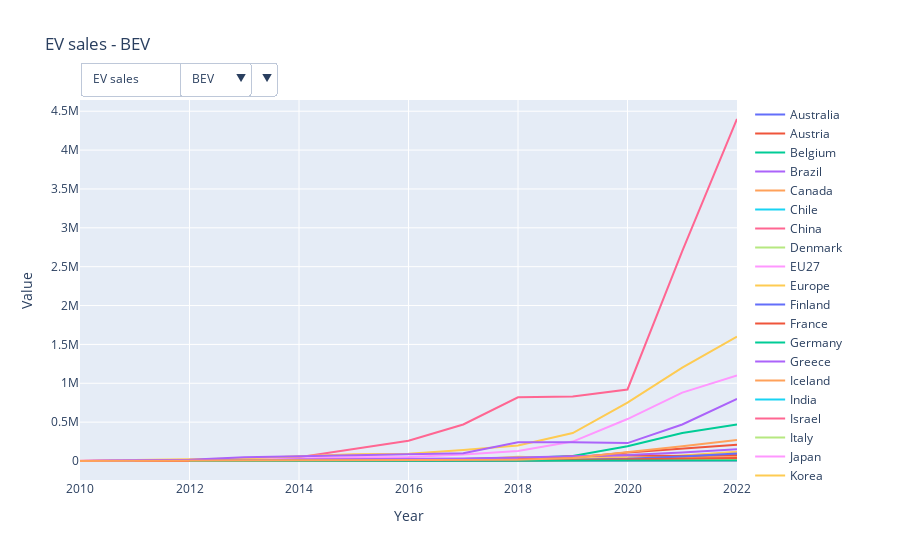

This figure's notebook cell:
### Code cell
import plotly.graph_objects as go
from plotly.subplots import make_subplots
import pandas as pd

# Load and prepare the data
# df = pd.read_csv("IEA-EV-dataEV stockHistoricalCars.csv")
df5 = pd.read_csv("filtered.csv")

# Filter for unique values for dropdowns
parameters = df5['parameter'].unique()
powertrains = df5['powertrain'].unique()

# Initial plot setup
initial_parameter = parameters[0]
initial_powertrain = powertrains[0]

# Filter data for initial plot
filtered_df = df5[(df5['parameter'] == initial_parameter) & (df5['powertrain'] == initial_powertrain)]

# Create the figure
fig = make_subplots()

for region in filtered_df['region'].unique():
    Entity_df = filtered_df[filtered_df['region'] == region]
    fig.add_trace(go.Scatter(x=Entity_df['year'], y=Entity_df['value'], mode='lines', name=region))

# Update layout for initial plot
fig.update_layout(title=f'{initial_parameter} - {initial_powertrain}', xaxis_title='Year', yaxis_title='Value')

# Create dropdowns for parameters and powertrains
param_dropdown = {
    'buttons': [
        {
            'label': param,
            'method': 'update',
            'args': [{'visible': [p == param for p in df5['parameter']]}]
        } for param in parameters
    ],
    'direction': 'down',
    'showactive': True,
}

powertrain_dropdown = {
    'buttons': [
        {
            'label': powertrain,
            'method': 'update',
            'args': [{'visible': [p == powertrain for p in df5['powertrain']]}]
        } for powertrain in powertrains
    ],
    'direction': 'down',
    'showactive': True,
}

# Add dropdowns to the figure
fig.update_layout(
    updatemenus=[
        {
            'buttons': param_dropdown['buttons'],
            'direction': param_dropdown['direction'],
            'showactive': param_dropdown['showactive'],
            'x': 0.0,
            'xanchor': 'left',
            'y': 1.1,
            'yanchor': 'top'
        },
        {
            'buttons': powertrain_dropdown['buttons'],
            'direction': powertrain_dropdown['direction'],
            'showactive': powertrain_dropdown['showactive'],
            'x': 0.15,
            'xanchor': 'left',
            'y': 1.1,
            'yanchor': 'top'
        }
    ]
)

# Show the figure
fig.show()

### Figure 1 — Plotly figure (JSON) as saved in the notebook; plotly's stock layout.template omitted (floating-point values rounded to 4 significant figures; data arrays with more than 128 entries replaced by an {"elided": "..."} marker saying what was removed)
{"data": [{"mode": "lines", "name": "Australia", "type": "scatter", "x": [2011, 2012, 2013, 2014, 2015, 2016, 2017, 2018, 2019, 2020, 2021, 2022], "y": [49, 170, 190, 370, 760, 670, 1200, 1800, 6300, 5200, 17000, 33000]}, {"mode": "lines", "name": "Austria", "type": "scatter", "x": [2013, 2014, 2015, 2016, 2017, 2018, 2019, 2020, 2021, 2022], "y": [650, 1700, 1700, 3800, 5400, 6800, 9300, 16000, 33000, 34000]}, {"mode": "lines", "name": "Belgium", "type": "scatter", "x": [2010, 2011, 2012, 2013, 2014, 2015, 2016, 2017, 2018, 2019, 2020, 2021, 2022], "y": [48, 280, 570, 500, 1300, 1400, 2100, 2700, 3600, 8800, 15000, 23000, 38000]}, {"mode": "lines", "name": "Brazil", "type": "scatter", "x": [2012, 2013, 2014, 2015, 2016, 2017, 2018, 2019, 2020, 2021, 2022], "y": [74, 130, 61, 59, 130, 25, 66, 540, 680, 2900, 8500]}, {"mode": "lines", "name": "Canada", "type": "scatter", "x": [2011, 2012, 2013, 2014, 2015, 2016, 2017, 2018, 2019, 2020, 2021, 2022], "y": [220, 620, 1600, 2800, 4400, 5200, 8700, 23000, 32000, 37000, 59000, 85000]}, {"mode": "lines", "name": "Chile", "type": "scatter", "x": [2011, 2012, 2013, 2014, 2015, 2016, 2017, 2018, 2019, 2020, 2021, 2022], "y": [6, 5, 5, 3, 13, 22, 120, 110, 160, 110, 270, 880]}, {"mode": "lines", "name": "China", "type": "scatter", "x": [2010, 2011, 2012, 2013, 2014, 2015, 2016, 2017, 2018, 2019, 2020, 2021, 2022], "y": [1100, 4800, 9600, 15000, 49000, 150000, 260000, 470000, 820000, 830000, 920000, 2700000, 4400000]}, {"mode": "lines", "name": "Denmark", "type": "scatter", "x": [2011, 2012, 2013, 2014, 2015, 2016, 2017, 2018, 2019, 2020, 2021, 2022], "y": [420, 490, 500, 1600, 4300, 1300, 710, 1500, 5500, 14000, 25000, 31000]}, {"mode": "lines", "name": "EU27", "type": "scatter", "x": [2010, 2011, 2012, 2013, 2014, 2015, 2016, 2017, 2018, 2019, 2020, 2021, 2022], "y": [1400, 6700, 12000, 21000, 32000, 49000, 53000, 84000, 130000, 250000, 540000, 880000, 1100000]}, {"mode": "lines", "name": "Europe", "type": "scatter", "x": [2010, 2011, 2012, 2013, 2014, 2015, 2016, 2017, 2018, 2019, 2020, 2021, 2022], "y": [2000, 10000, 18000, 33000, 62000, 88000, 92000, 140000, 200000, 360000, 750000, 1200000, 1600000]}, {"mode": "lines", "name": "Finland", "type": "scatter", "x": [2011, 2012, 2013, 2014, 2015, 2016, 2017, 2018, 2019, 2020, 2021, 2022], "y": [30, 51, 50, 180, 240, 220, 500, 780, 1900, 4200, 10000, 15000]}, {"mode": "lines", "name": "France", "type": "scatter", "x": [2010, 2011, 2012, 2013, 2014, 2015, 2016, 2017, 2018, 2019, 2020, 2021, 2022], "y": [190, 2600, 5700, 8800, 11000, 17000, 22000, 25000, 31000, 43000, 110000, 160000, 210000]}, {"mode": "lines", "name": "Germany", "type": "scatter", "x": [2010, 2011, 2012, 2013, 2014, 2015, 2016, 2017, 2018, 2019, 2020, 2021, 2022], "y": [140, 1400, 2200, 5200, 9100, 12000, 11000, 25000, 36000, 63000, 190000, 360000, 470000]}, {"mode": "lines", "name": "Greece", "type": "scatter", "x": [2013, 2014, 2015, 2016, 2017, 2018, 2019, 2020, 2021, 2022], "y": [3, 39, 35, 41, 50, 88, 190, 680, 2200, 2800]}, {"mode": "lines", "name": "Iceland", "type": "scatter", "x": [2012, 2013, 2014, 2015, 2016, 2017, 2018, 2019, 2020, 2021, 2022], "y": [17, 80, 200, 390, 380, 850, 780, 910, 2600, 4300, 6900]}, {"mode": "lines", "name": "India", "type": "scatter", "x": [2010, 2011, 2012, 2013, 2014, 2015, 2016, 2017, 2018, 2019, 2020, 2021, 2022], "y": [450, 1400, 190, 410, 1000, 450, 730, 920, 920, 680, 3100, 12000, 48000]}, {"mode": "lines", "name": "Israel", "type": "scatter", "x": [2011, 2012, 2013, 2014, 2015, 2016, 2017, 2018, 2019, 2020, 2021, 2022], "y": [3, 600, 460, 6, 3, 5, 130, 130, 850, 1500, 11000, 27000]}, {"mode": "lines", "name": "Italy", "type": "scatter", "x": [2010, 2011, 2012, 2013, 2014, 2015, 2016, 2017, 2018, 2019, 2020, 2021, 2022], "y": [40, 110, 460, 860, 1000, 1500, 1400, 2000, 5000, 11000, 33000, 67000, 49000]}, {"mode": "lines", "name": "Japan", "type": "scatter", "x": [2010, 2011, 2012, 2013, 2014, 2015, 2016, 2017, 2018, 2019, 2020, 2021, 2022], "y": [2400, 13000, 13000, 15000, 16000, 10000, 15000, 18000, 27000, 21000, 15000, 22000, 61000]}, {"mode": "lines", "name": "Korea", "type": "scatter", "x": [2010, 2011, 2012, 2013, 2014, 2015, 2016, 2017, 2018, 2019, 2020, 2021, 2022], "y": [61, 270, 510, 600, 1300, 3100, 4700, 14000, 55000, 33000, 31000, 72000, 120000]}, {"mode": "lines", "name": "Mexico", "type": "scatter", "x": [2011, 2012, 2013, 2014, 2015, 2016, 2017, 2018, 2019, 2020, 2021, 2022], "y": [3, 88, 12, 48, 92, 250, 230, 200, 290, 1800, 3000, 4400]}, {"mode": "lines", "name": "Netherlands", "type": "scatter", "x": [2010, 2011, 2012, 2013, 2014, 2015, 2016, 2017, 2018, 2019, 2020, 2021, 2022], "y": [120, 860, 790, 2600, 2700, 3800, 4100, 9200, 24000, 62000, 73000, 64000, 73000]}, {"mode": "lines", "name": "New Zealand", "type": "scatter", "x": [2010, 2011, 2012, 2013, 2014, 2015, 2016, 2017, 2018, 2019, 2020, 2021, 2022], "y": [10, 13, 22, 30, 110, 300, 1200, 2900, 4400, 5300, 3900, 6800, 19000]}, {"mode": "lines", "name": "Norway", "type": "scatter", "x": [2010, 2011, 2012, 2013, 2014, 2015, 2016, 2017, 2018, 2019, 2020, 2021, 2022], "y": [360, 2000, 3900, 7900, 20000, 26000, 24000, 33000, 46000, 60000, 77000, 110000, 150000]}, {"mode": "lines", "name": "Other Europe", "type": "scatter", "x": [2010, 2011, 2012, 2013, 2014, 2015, 2016, 2017, 2018, 2019, 2020, 2021, 2022], "y": [21, 180, 750, 220, 1200, 1300, 1500, 3200, 6300, 11000, 21000, 35000, 53000]}, {"mode": "lines", "name": "Poland", "type": "scatter", "x": [2010, 2011, 2012, 2013, 2014, 2015, 2016, 2017, 2018, 2019, 2020, 2021, 2022], "y": [15, 43, 44, 31, 140, 70, 110, 440, 620, 1500, 3700, 7200, 14000]}, {"mode": "lines", "name": "Portugal", "type": "scatter", "x": [2010, 2011, 2012, 2013, 2014, 2015, 2016, 2017, 2018, 2019, 2020, 2021, 2022], "y": [720, 190, 52, 170, 190, 640, 810, 1900, 4100, 6900, 7800, 13000, 18000]}, {"mode": "lines", "name": "Rest of the world", "type": "scatter", "x": [2011, 2012, 2013, 2014, 2015, 2016, 2017, 2018, 2019, 2020, 2021, 2022], "y": [42, 280, 140, 120, 3300, 890, 1700, 1600, 4000, 5700, 14000, 25000]}, {"mode": "lines", "name": "South Africa", "type": "scatter", "x": [2013, 2014, 2015, 2016, 2017, 2018, 2019, 2020, 2021, 2022], "y": [34, 14, 120, 100, 68, 66, 160, 92, 220, 500]}, {"mode": "lines", "name": "Spain", "type": "scatter", "x": [2010, 2011, 2012, 2013, 2014, 2015, 2016, 2017, 2018, 2019, 2020, 2021, 2022], "y": [76, 390, 430, 810, 1400, 1300, 2000, 3900, 6000, 10000, 18000, 24000, 33000]}, {"mode": "lines", "name": "Sweden", "type": "scatter", "x": [2010, 2011, 2012, 2013, 2014, 2015, 2016, 2017, 2018, 2019, 2020, 2021, 2022], "y": [4, 180, 270, 430, 1200, 3000, 2900, 4400, 7100, 16000, 28000, 57000, 96000]}, {"mode": "lines", "name": "Switzerland", "type": "scatter", "x": [2011, 2012, 2013, 2014, 2015, 2016, 2017, 2018, 2019, 2020, 2021, 2022], "y": [400, 340, 1200, 2700, 3300, 3300, 4800, 5100, 13000, 20000, 32000, 40000]}, {"mode": "lines", "name": "Turkiye", "type": "scatter", "x": [2012, 2014, 2015, 2016, 2017, 2018, 2019, 2020, 2021, 2022], "y": [92, 46, 120, 44, 77, 190, 230, 890, 3000, 7000]}, {"mode": "lines", "name": "USA", "type": "scatter", "x": [2010, 2011, 2012, 2013, 2014, 2015, 2016, 2017, 2018, 2019, 2020, 2021, 2022], "y": [1200, 9800, 15000, 48000, 63000, 71000, 87000, 100000, 240000, 240000, 230000, 470000, 800000]}, {"mode": "lines", "name": "United Kingdom", "type": "scatter", "x": [2010, 2011, 2012, 2013, 2014, 2015, 2016, 2017, 2018, 2019, 2020, 2021, 2022], "y": [240, 1200, 1600, 2600, 6700, 10000, 10000, 14000, 16000, 38000, 110000, 190000, 270000]}], "layout": {"title": {"text": "EV sales - BEV"}, "updatemenus": [{"buttons": [{"args": [{"visible": {"elided": "2659 bool values"}}], "label": "EV sales", "method": "update"}, {"args": [{"visible": {"elided": "2659 bool values"}}], "label": "EV sales share", "method": "update"}, {"args": [{"visible": {"elided": "2659 bool values"}}], "label": "EV stock", "method": "update"}, {"args": [{"visible": {"elided": "2659 bool values"}}], "label": "EV stock share", "method": "update"}, {"args": [{"visible": {"elided": "2659 bool values"}}], "label": "Electricity demand", "method": "update"}, {"args": [{"visible": {"elided": "2659 bool values"}}], "label": "Oil displacement Mbd", "method": "update"}, {"args": [{"visible": {"elided": "2659 bool values"}}], "label": "Oil displacement, million lge", "method": "update"}], "direction": "down", "showactive": true, "x": 0, "xanchor": "left", "y": 1.1, "yanchor": "top"}, {"buttons": [{"args": [{"visible": {"elided": "2659 bool values"}}], "label": "BEV", "method": "update"}, {"args": [{"visible": {"elided": "2659 bool values"}}], "label": "PHEV", "method": "update"}, {"args": [{"visible": {"elided": "2659 bool values"}}], "label": "EV", "method": "update"}], "direction": "down", "showactive": true, "x": 0.15, "xanchor": "left", "y": 1.1, "yanchor": "top"}], "xaxis": {"anchor": "y", "domain": [0, 1], "title": {"text": "Year"}}, "yaxis": {"anchor": "x", "domain": [0, 1], "title": {"text": "Value"}}}}
